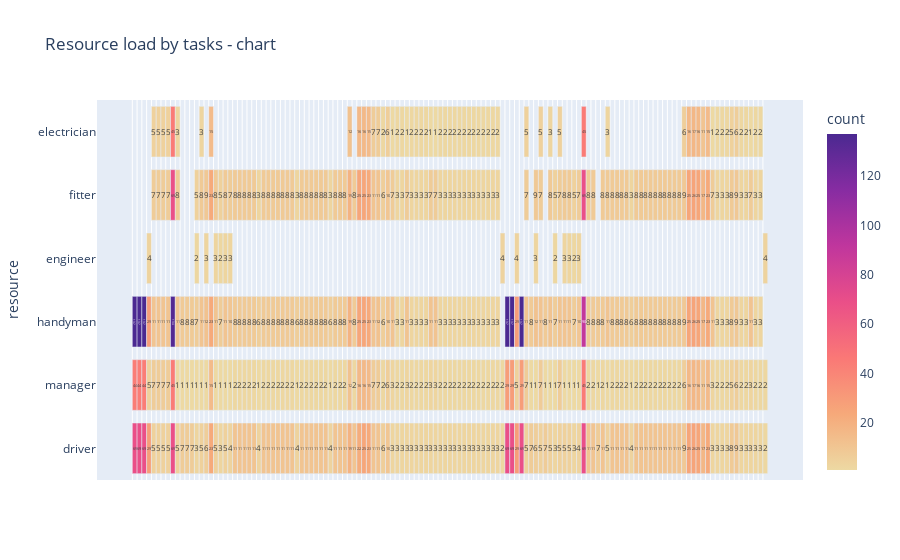

The notebook cell this image was saved under:
### Markdown cell above
### Resource employment by tasks

### Code cell
from sampo.utilities.visualization.resources import resource_employment_fig, EmploymentFigType

fig = resource_employment_fig(schedule=merged_schedule,
                              fig_type=EmploymentFigType.WorkLabeled,
                              vis_mode=VisualizationMode.ShowFig)

### Figure 1 — Plotly figure (JSON) as saved in the notebook; plotly's stock layout.template omitted (floating-point values rounded to 4 significant figures; data arrays with more than 128 entries replaced by an {"elided": "..."} marker saying what was removed)
{"data": [{"alignmentgroup": "True", "base": {"elided": "592 str values"}, "customdata": {"elided": "592x1 int values"}, "hovertemplate": "time_start=%{base}<br>resource=%{y}<br>count=%{marker.color}<extra></extra>", "legendgroup": "", "marker": {"color": {"elided": "592 int values"}, "coloraxis": "coloraxis", "pattern": {"shape": ""}}, "name": "", "offsetgroup": "", "orientation": "h", "showlegend": false, "text": {"elided": "592 float values"}, "textposition": "inside", "x": {"elided": "592 float values"}, "xaxis": "x", "y": {"elided": "592 str values"}, "yaxis": "y", "type": "bar"}], "layout": {"xaxis": {"anchor": "y", "domain": [0.0, 1.0], "type": "date", "tickangle": 75, "tickmode": "array", "tickvals": {"elided": "133 str values"}, "ticktext": {"elided": "133 str values"}}, "yaxis": {"anchor": "x", "domain": [0.0, 1.0], "title": {"text": "resource"}}, "coloraxis": {"colorbar": {"title": {"text": "count"}}, "colorscale": [[0.0, "rgb(237, 217, 163)"], [0.1667, "rgb(246, 169, 122)"], [0.3333, "rgb(250, 120, 118)"], [0.5, "rgb(234, 79, 136)"], [0.6667, "rgb(192, 54, 157)"], [0.8333, "rgb(135, 44, 162)"], [1.0, "rgb(75, 41, 145)"]]}, "legend": {"tracegroupgap": 0}, "title": {"text": "Resource load by tasks - chart"}, "barmode": "overlay"}}
